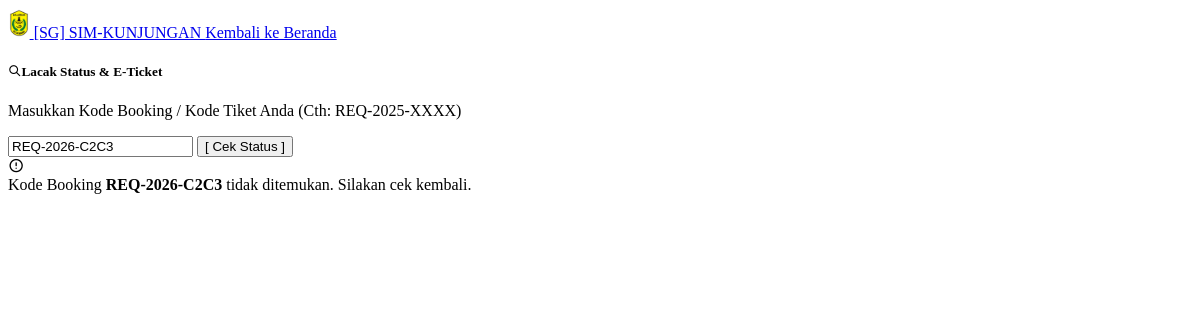
Before: /cek_status.php?kode=REQ-2026-C2C3 with the older database file.
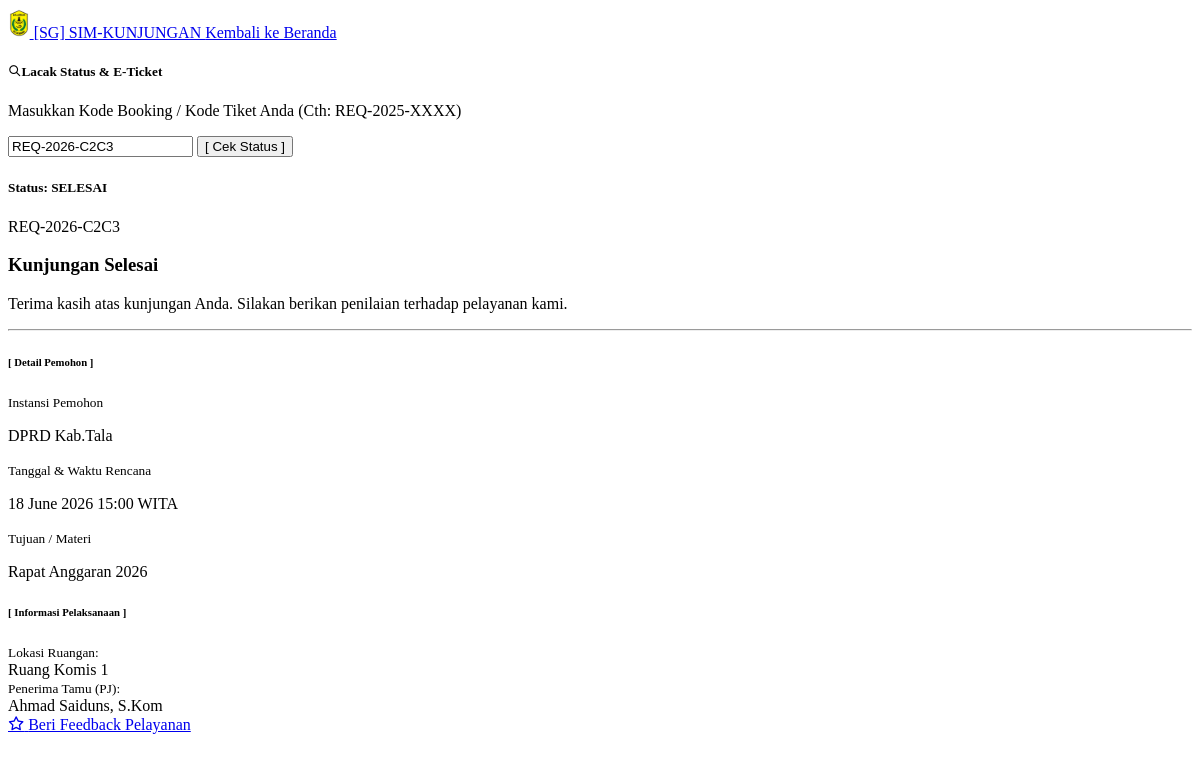
After: the same page with the newer database file.
### tables this page shows
CREATE TABLE `kunjungan` (
  `id_kunjungan` int NOT NULL,
  `kode_booking` varchar(20) DEFAULT NULL,
  `email_pemohon` varchar(100) DEFAULT NULL,
  `no_hp_pemohon` varchar(20) DEFAULT NULL,
  `no_register` varchar(50) DEFAULT NULL,
  `jenis_pendaftaran` enum('online','walk-in') DEFAULT 'online',
  `id_kategori` int DEFAULT NULL,
  `tgl_surat_permohonan` date DEFAULT NULL,
  `tgl_kunjungan` date DEFAULT NULL,
  `waktu_kunjungan` time DEFAULT NULL,
  `nama_instansi_tamu` varchar(150) DEFAULT NULL,
  `alamat_instansi` text,
  `jumlah_peserta_rencana` int DEFAULT NULL,
  `materi_kunjungan` text,
  `file_surat_permohonan` varchar(255) DEFAULT NULL,
  `no_skk` varchar(100) DEFAULT NULL,
  `tgl_skk` date DEFAULT NULL,
  `instansi_pengirim_skk` varchar(150) DEFAULT NULL,
  `perihal_skk` varchar(255) DEFAULT NULL,
  `file_skk` varchar(255) DEFAULT NULL,
  `id_pj` int DEFAULT NULL,
  `id_ruangan` int DEFAULT NULL,
  `id_admin_verif` int DEFAULT NULL,
  `status_kegiatan` enum('pending','dijadwalkan','sedang berkunjung','selesai','batal') DEFAULT 'pending',
  `alasan_pembatalan` text,
  `tgl_pembatalan` datetime DEFAULT NULL,
  `qr_code_data` varchar(500) DEFAULT NULL,
  `qr_code_path` varchar(255) DEFAULT NULL,
  `status_kehadiran` enum('belum','hadir','selesai') DEFAULT 'belum',
  `waktu_scan` timestamp NULL DEFAULT NULL,
  `batas_waktu_kunjungan` datetime DEFAULT NULL,
  `waktu_checkout` timestamp NULL DEFAULT NULL,
  `created_at` timestamp NOT NULL DEFAULT CURRENT_TIMESTAMP
);

CREATE TABLE `ruangan` (
  `id_ruangan` int NOT NULL,
  `nama_ruangan` varchar(100) NOT NULL,
  `lantai` varchar(50) DEFAULT NULL,
  `kapasitas` int DEFAULT NULL
);

CREATE TABLE `penanggung_jawab` (
  `id_pj` int NOT NULL,
  `nama_pj` varchar(100) DEFAULT NULL,
  `nip` varchar(30) DEFAULT NULL,
  `pangkat_golongan` varchar(50) DEFAULT NULL,
  `jabatan` varchar(100) DEFAULT NULL,
  `no_hp` varchar(20) DEFAULT NULL,
  `file_ttd` varchar(255) DEFAULT NULL
);

### cek_status.php (the view, shortened to what this page needs)
<?php
include 'koneksi.php';
$data = null;
$pesan_error = "";
if (isset($_POST['btn_cek']) || isset($_GET['kode'])) {
    $kode_input = isset($_POST['kode_booking']) ? $_POST['kode_booking'] : $_GET['kode'];
    $kode_input = mysqli_real_escape_string($koneksi, $kode_input);
    if (!empty($kode_input)) {
        $query = "SELECT kunjungan.*, ruangan.nama_ruangan, penanggung_jawab.nama_pj
                  FROM kunjungan
                  LEFT JOIN ruangan ON kunjungan.id_ruangan = ruangan.id_ruangan
                  LEFT JOIN penanggung_jawab ON kunjungan.id_pj = penanggung_jawab.id_pj
                  WHERE kode_booking = '$kode_input'";
        $hasil = mysqli_query($koneksi, $query);
        if (mysqli_num_rows($hasil) > 0) {
            $data = mysqli_fetch_assoc($hasil);
        } else {
            $pesan_error = "Kode Booking <b>$kode_input</b> tidak ditemukan. Silakan cek kembali.";
        }
    }
}
?>
<!doctype html>
<html lang="id">
<head>
    <link rel="stylesheet" href="assets/fonts/tabler-icons.min.css" />
    <link rel="stylesheet" href="assets/css/style.css" id="main-style-link" />
    <link rel="stylesheet" href="assets/css/style-preset.css" />
</head>
<body class="bg-light">
    <nav class="navbar navbar-expand-md navbar-light bg-white shadow-sm border-bottom border-dark">
        <div class="container">
            <a class="navbar-brand text-dark fw-bold" href="index.php">
                <img src="assets/images/logo.png" alt="logo" style="height:30px" class="me-2" />
                [SG] SIM-KUNJUNGAN
            </a>
            <a href="index.php" class="btn btn-sm btn-outline-dark">Kembali ke Beranda</a>
        </div>
    </nav>
    <div class="container mt-5 mb-5">
        <div class="row justify-content-center">
            <div class="col-lg-7">
                <div class="card shadow-sm mb-4 border-dark">
                    <div class="card-header bg-dark text-white text-center">
                        <h5 class="mb-0 text-white"><i class="ti ti-search me-2"></i>Lacak Status & E-Ticket</h5>
                    </div>
                    <div class="card-body text-center p-4">
                        <p class="text-muted">Masukkan Kode Booking / Kode Tiket Anda (Cth: REQ-2025-XXXX)</p>
                        <form method="POST" action="">
                            <div class="input-group mb-3">
                                <input type="text" name="kode_booking" class="form-control form-control-lg text-center border-dark"
                                    placeholder="REQ-..."
                                    value="<?= isset($_POST['kode_booking']) ? $_POST['kode_booking'] : (isset($_GET['kode']) ? $_GET['kode'] : '') ?>"
                                    required>
                                <button class="btn btn-dark px-4" type="submit" name="btn_cek">
                                    [ Cek Status ]
                                </button>
                            </div>
                        </form>
                    </div>
                </div>
                <?php if ($pesan_error != ""): ?>
                <div class="alert alert-danger d-flex align-items-center border-danger" role="alert">
                    <i class="ti ti-alert-circle me-2 f-24"></i>
                    <div><?= $pesan_error; ?></div>
                </div>
                <?php endif; ?>
            </div>
        </div>
        <?php if ($data != null): ?>
        <div class="row justify-content-center">
            <div class="col-lg-8">
                <div class="card shadow border-dark">
                    <div class="card-header d-flex justify-content-between align-items-center
                        <?php
                            if ($data['status_kegiatan'] == 'pending') echo 'bg-warning';
                            elseif ($data['status_kegiatan'] == 'dijadwalkan') echo 'bg-success';
                            elseif ($data['status_kegiatan'] == 'selesai') echo 'bg-info';
                            else echo 'bg-danger';
                        ?> text-dark border-bottom border-dark">
                        <h5 class="mb-0 fw-bold <?php if($data['status_kegiatan'] == 'dijadwalkan' || $data['status_kegiatan'] == 'batal') echo 'text-white'; ?>">
                            Status: <?= strtoupper($data['status_kegiatan']); ?>
                        </h5>
                        <span class="badge bg-white text-dark border border-dark f-14 px-3 py-2"><?= $data['kode_booking']; ?></span>
                    </div>
                    <div class="card-body p-4">
                        <div class="text-center mb-4">
                            <?php if ($data['status_kegiatan'] == 'pending'): ?>
                            <i class="ti ti-clock text-warning" style="font-size: 4rem;"></i>
                            <h3 class="mt-2 fw-bold">Sedang Diverifikasi</h3>
                            <p class="text-muted">Mohon menunggu, admin sedang mengecek ketersediaan jadwal pejabat dan ruangan.</p>
                            <?php elseif ($data['status_kegiatan'] == 'selesai'): ?>
                            <h3 class="mt-2 fw-bold">Kunjungan Selesai</h3>
                            <p class="text-muted">Terima kasih atas kunjungan Anda. Silakan berikan penilaian terhadap pelayanan kami.</p>
                            <?php endif; ?>
                        </div>
                        <hr class="border-dashed my-4">
                        <h6 class="fw-bold bg-light p-2 border-start border-4 border-dark">[ Detail Pemohon ]</h6>
                        <div class="row mb-4">
                            <div class="col-md-6 mb-3">
                                <small class="text-muted fw-bold">Instansi Pemohon</small>
                                <p class="mb-0 h6"><?= $data['nama_instansi_tamu']; ?></p>
                            </div>
                            <div class="col-md-6 mb-3">
                                <small class="text-muted fw-bold">Tanggal & Waktu Rencana</small>
                                <p class="mb-0 h6">
                                    <?= date('d F Y', strtotime($data['tgl_kunjungan'])); ?>
                                    <span class="badge bg-dark ms-1"><?= substr($data['waktu_kunjungan'], 0, 5); ?> WITA</span>
                                </p>
                            </div>
                            <div class="col-md-12">
                                <small class="text-muted fw-bold">Tujuan / Materi</small>
                                <p class="mb-0 border p-2 bg-light rounded text-dark"><?= $data['materi_kunjungan']; ?></p>
                            </div>
                        </div>
                        <?php if ($data['status_kegiatan'] == 'dijadwalkan' || $data['status_kegiatan'] == 'selesai'): ?>
                        <h6 class="fw-bold bg-light p-2 border-start border-4 border-dark">[ Informasi Pelaksanaan ]</h6>
                        <div class="row">
                            <div class="col-md-6 mb-3">
                                <small class="text-muted fw-bold">Lokasi Ruangan:</small><br>
                                <span class="h6"><?= !empty($data['nama_ruangan']) ? $data['nama_ruangan'] : 'Belum ditentukan'; ?></span>
                            </div>
                            <div class="col-md-6 mb-3">
                                <small class="text-muted fw-bold">Penerima Tamu (PJ):</small><br>
                                <span class="h6"><?= !empty($data['nama_pj']) ? $data['nama_pj'] : 'Sekretariat DPRD'; ?></span>
                            </div>
                        </div>
                        <?php endif; ?>
                    </div>
                    <div class="card-footer bg-white border-top border-dark text-center p-3 d-flex justify-content-center gap-2">
                        <?php if ($data['status_kegiatan'] == 'selesai'): ?>
                            <a href="feedback.php?id=<?= $data['id_kunjungan']; ?>" class="btn btn-dark">
                                <i class="ti ti-star me-1"></i> Beri Feedback Pelayanan
                            </a>
                        <?php endif; ?>
                    </div>
                </div>
            </div>
        </div>
        <?php endif; ?>
    </div>
</body>
</html>

Changed rows visible on the page:
added kunjungan: status_kegiatan "SELESAI", kode_booking "REQ-2026-C2C3", nama_instansi_tamu "DPRD Kab.Tala", tgl_kunjungan "18 June 2026", waktu_kunjungan "15:00", materi_kunjungan "Rapat Anggaran 2026", id_ruangan.nama_ruangan "Ruang Komis 1", id_pj.nama_pj "Ahmad Saiduns, S.Kom"
Other visible differences:
$kode_input: "REQ-2026-C2C3" → (not shown)
text no longer shown: "Kode Booking tidak ditemukan. Silakan cek kembali."
text now shown: "Status: Kunjungan Selesai Terima kasih atas kunjungan Anda. Silakan berikan penilaian terhadap pelayanan kami. [ Detail Pemohon ] Instansi Pemohon Tanggal & Waktu Rencana WITA Tujuan / Materi [ Informasi Pelaksanaan ] Lokasi Ruangan: Penerima Tamu (PJ): Beri Feedback Pelayanan"
